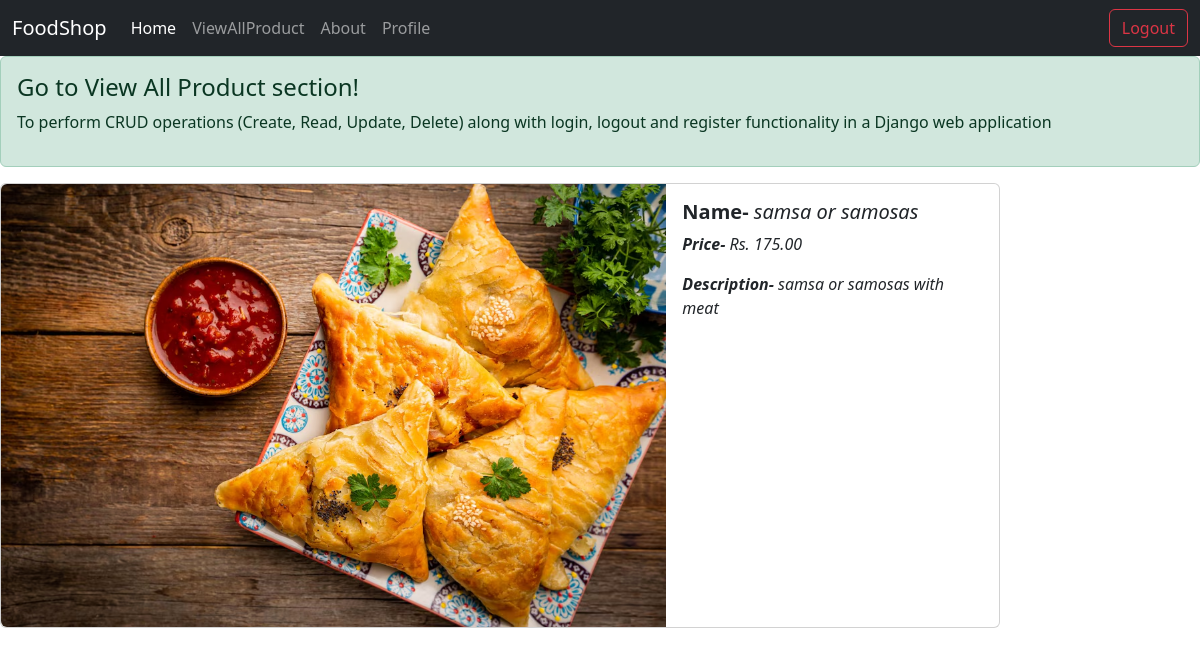
Page /5/ (signed in) on the committed database.
### foodapp/models.py (models this page shows, shortened)
class Item(models.Model):
    item_name=models.CharField(max_length=122)
    item_desc=models.CharField(max_length=122)
    item_price=models.IntegerField()
    item_image=models.FileField(max_length=122)

### foodapp/views.py (the view)
# urls.py: path('<int:item_id>/', detail, name='detail'),
@login_required
def detail(request,item_id):
    item=Item.objects.get(pk=item_id)
    context={
        'item':item,
    }
    return render(request,'details.html',context)

### foodapp/templates/details.html
{% extends "base.html" %}
{% block body %}
<div class="card" style="max-width: 1000px;">
  <div class="row g-0">
    <div class="col-md-8">
      <img src="/media/{{ item.item_image }}" class="img-fluid rounded-start" alt="...">
    </div>
    <div class="col-md-4">
      <div class="card-body">
        <h5 class="card-title"><b>Name- </b><i>{{ item.item_name }}<i></h5>
        <p class="card-text"><b>Price- </b>Rs. {{item.item_price}}.00</p>
        <p class="card-text"><b>Description- </b>{{item.item_desc}}</p>
      </div>
    </div>
  </div>
</div>
{% endblock %}

### rows in the picture
Item: item_image (picture), item_name "samsa or samosas", item_price "175", item_desc "samsa or samosas with meat"
